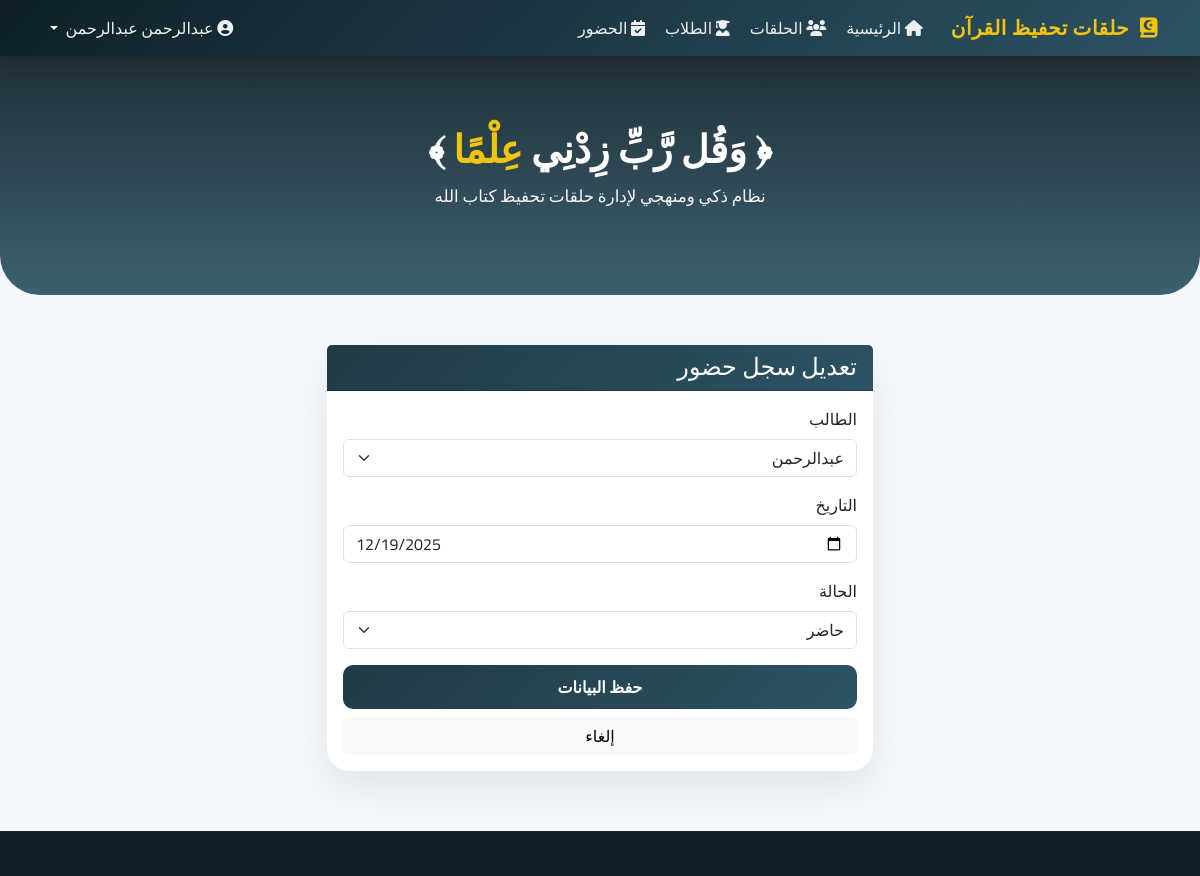
Page /attendance/1/edit/ (signed in) on the committed database.
### quran_app/models.py (models this page shows, shortened)
class Attendance(models.Model):
    STATUS_CHOICES = [
        ('حاضر', 'حاضر'),
        ('غائب', 'غائب'),
        ('مستأذن', 'مستأذن'),
    ]
    student = models.ForeignKey(Student, on_delete=models.CASCADE, related_name='attendance_records', verbose_name="الطالب")
    date = models.DateField(verbose_name="التاريخ")
    status = models.CharField(max_length=10, choices=STATUS_CHOICES, verbose_name="الحالة")
    class Meta:
        verbose_name = "سجل حضور"
        verbose_name_plural = "سجلات الحضور"
        unique_together = ('student', 'date')

### quran_app/views.py (the view)
# urls.py: path('attendance/<int:pk>/edit/', views.attendance_update, name='attendance_update'),
@login_required
def attendance_update(request, pk):
    record = get_object_or_404(Attendance, pk=pk, student__halaqa__teacher=request.user.teacher)
    if request.method == 'POST':
        form = AttendanceForm(request.POST, instance=record)
        if form.is_valid():
            form.save()
            messages.success(request, "تم تحديث سجل الحضور")
            return redirect('attendance_list')
    else:
        form = AttendanceForm(instance=record)
        form.fields['student'].queryset = Student.objects.filter(halaqa__teacher=request.user.teacher)
    return render(request, 'quran_app/attendance_form.html', {'form': form, 'title': 'تعديل سجل حضور'})

### quran_app/forms.py
class AttendanceForm(forms.ModelForm):
    class Meta:
        model = Attendance
        fields = ['student', 'date', 'status']
        widgets = {
            'student': forms.Select(attrs={'class': 'form-select'}),
            'date': forms.DateInput(attrs={'class': 'form-control', 'type': 'date'}),
            'status': forms.Select(attrs={'class': 'form-select'}),
        }

### quran_app/models.py (called while the page is built)
    def __str__(self):
        return self.name

### quran_app/templates/quran_app/attendance_form.html (shortened to what this page needs)
{% extends 'quran_app/base.html' %}
{% block content %}
<div class="row justify-content-center">
    <div class="col-md-6">
        <div class="card">
            <div class="card-header bg-primary text-white">
                <h4 class="mb-0">{{ title }}</h4>
            </div>
            <div class="card-body">
                <form method="post">
                    {% for field in form %}
                    <div class="mb-3">
                        <label class="form-label">{{ field.label }}</label>
                        {{ field }}
                    </div>
                    {% endfor %}
                    <div class="d-grid gap-2">
                        <button type="submit" class="btn btn-primary">حفظ البيانات</button>
                        <a href="{% url 'attendance_list' %}" class="btn btn-light">إلغاء</a>
                    </div>
                </form>
            </div>
        </div>
    </div>
</div>
{% endblock %}

### quran_app/templates/quran_app/base.html (shortened to what this page needs)
<!DOCTYPE html>
<html lang="ar" dir="rtl">
<head>
    <link href="https://cdn.jsdelivr.net/npm/bootstrap@5.3.3/dist/css/bootstrap.rtl.min.css" rel="stylesheet">
    <link href="https://cdnjs.cloudflare.com/ajax/libs/font-awesome/6.5.1/css/all.min.css" rel="stylesheet">
</head>
<body>
<nav class="navbar navbar-expand-lg navbar-dark sticky-top">
    <div class="container">
        <a class="navbar-brand" href="{% url 'home' %}">
            <i class="fas fa-quran"></i>
            حلقات تحفيظ القرآن
        </a>
        <div class="collapse navbar-collapse" id="navMain">
            <ul class="navbar-nav me-auto">
                {% if user.is_authenticated %}
                <li class="nav-item">
                    <a class="nav-link" href="{% url 'home' %}">
                        <i class="fas fa-house ms-1"></i> الرئيسية
                    </a>
                </li>
                <li class="nav-item">
                    <a class="nav-link" href="{% url 'halaqa_list' %}">
                        <i class="fas fa-users ms-1"></i> الحلقات
                    </a>
                </li>
                <li class="nav-item">
                    <a class="nav-link" href="{% url 'student_list' %}">
                        <i class="fas fa-user-graduate ms-1"></i> الطلاب
                    </a>
                </li>
                <li class="nav-item">
                    <a class="nav-link" href="{% url 'attendance_list' %}">
                        <i class="fas fa-calendar-check ms-1"></i> الحضور
                    </a>
                </li>
                {% endif %}
            </ul>
            <ul class="navbar-nav ms-auto">
                {% if user.is_authenticated %}
                <li class="nav-item dropdown">
                    <a class="nav-link dropdown-toggle" data-bs-toggle="dropdown">
                        <i class="fas fa-user-circle ms-1"></i>
                        {{ user.get_full_name|default:user.username }}
                    </a>
                </li>
                {% endif %}
            </ul>
        </div>
    </div>
</nav>
<div class="hero">
    <h1>﴿ وَقُل رَّبِّ زِدْنِي <span>عِلْمًا</span> ﴾</h1>
    <p>نظام ذكي ومنهجي لإدارة حلقات تحفيظ كتاب الله</p>
</div>
<div class="container main-content">
    {% block content %}{% endblock %}
</div>
<footer class="footer"></footer>
</body>
</html>

### quran_app/templates/quran_app/base.html (style rules this page uses)
:root { --primary-dark: #0f2027; --primary-mid: #203a43; --primary-light: #2c5364; --gold: #f1c40f; --bg-soft: #f4f7fb; }
body { font-family: 'Cairo', sans-serif; background-color: var(--bg-soft); color: #2c3e50; }
.navbar { background: linear-gradient(135deg, var(--primary-dark), var(--primary-light)); box-shadow: 0 8px 25px rgba(0,0,0,0.2); }
.navbar-brand { font-weight: 800; color: var(--gold) !important; letter-spacing: 0.5px; }
.navbar-brand i { margin-left: 6px; }
.nav-link { color: #ecf0f1 !important; font-weight: 500; }
.hero { background: linear-gradient( rgba(15,32,39,0.92), rgba(44,83,100,0.92) ); color: #fff; padding: 70px 15px; text-align: center; border-radius: 0 0 40px 40px; margin-bottom: 50px; }
.hero h1 { font-weight: 800; font-size: 2.4rem; margin-bottom: 12px; }
.hero span { color: var(--gold); }
.hero p { font-size: 1.05rem; opacity: 0.95; }
.main-content { padding-bottom: 60px; }
.card { border: none; border-radius: 22px; box-shadow: 0 18px 40px rgba(0,0,0,0.08); transition: transform 0.4s ease, box-shadow 0.4s ease; }
.card-header { background: linear-gradient(135deg, var(--primary-mid), var(--primary-light)); color: #fff; font-weight: 700; border-radius: 22px 22px 0 0; }
.btn-primary { background: linear-gradient(135deg, var(--primary-mid), var(--primary-light)); border: none; font-weight: 600; padding: 10px 22px; border-radius: 10px; }
.footer { background-color: var(--primary-dark); height: 45px; }

### rows in the picture
Attendance: form "عبدالرحمن" "12/19/2025" "حاضر"

### other values in the picture
{{ user.get_full_name|default:user.username }} "عبدالرحمن عبدالرحمن"
{{ title }} "تعديل سجل حضور"
{{ field.label }} "الطالب" "التاريخ" "الحالة"
